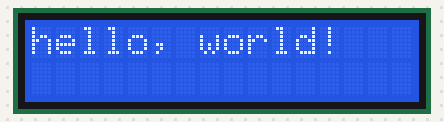
Recording of a sketch running on a simulated Arduino Uno, built with avr-gcc and run on an emulated ATmega328P. On the bench: 16×2 character LCD.

Above: at 0.1 s.
At 3.1 s:
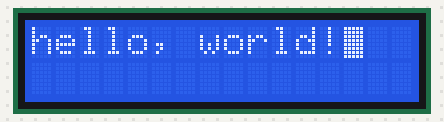

The sketch:

CharLCDBlockCursor.ino
```cpp
// (licence header left out)
#include <LiquidCrystal.h>

LiquidCrystal lcd(8, 9, 4, 5, 6, 7);

void setup()
{
  // set up the LCD's number of columns and rows:
  lcd.begin(16, 2);
  // Print a message to the LCD.
  lcd.print("hello, world!");
}//setup

void loop()
{
  // Turn off the blinking cursor:
  lcd.noBlink();
  delay(3000);
   // Turn on the blinking cursor:
  lcd.blink();
  delay(3000);
}//loop
```

Measured:
- what the display in image 1 shows lasts 3.0 s, from 3.1 s to 6.1 s
